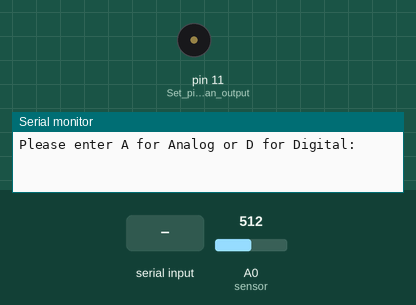
The sketch below on a simulated Arduino Uno, built with avr-gcc and run on an emulated ATmega328P. Parts: buzzer (waves = sounding), the last lines printed to the serial monitor. The test bench sets the inputs (shaded band); at power-on: A0 (sensor) = 512.

Above: at 1.2 s.
1.3 s: "A" received over Serial
At 2.5 s:
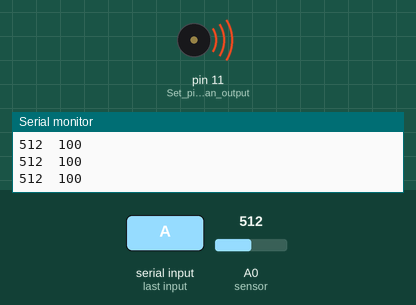
2.8 s: "1" received over Serial
At 3.3 s:
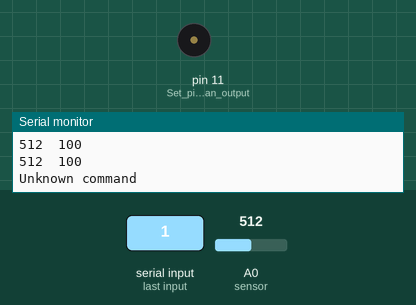
Timing chart, 0 to 5.8 s (numbered marks = the images above; inputs shaded):
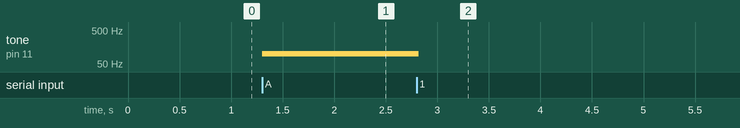

Measured:
- after the input at 1.3 s, tone on pin 11 (Set_pin_11_as_an_output): silent → 100 Hz at once
- after the input at 2.8 s, tone on pin 11 (Set_pin_11_as_an_output): 100 Hz → silent at once

The sketch:

5.ino
```cpp
int incomingByte;    // Variable to store incoming serial data
int value;           // Variable to store sensor reading

void setup() {
  pinMode(11, OUTPUT);        // Set pin 11 as an output (for buzzer or LED)
  Serial.begin(9600);         // Start serial communication at 9600 baud
  Serial.println("Please enter A for Analog or D for Digital:");  // Prompt user for input
}

void loop() {
  // Check if data is available in the Serial buffer
  if (Serial.available() > 0) {
    incomingByte = Serial.read();   // Read the incoming byte
    if (incomingByte == 'A') {
      // If 'A' is received, keep running analog mode until new input
      while (Serial.available() == 0) {
        analog();
      }
    }
    else if (incomingByte == 'D') {
      // If 'D' is received, keep running digital mode until new input
      while (Serial.available() == 0) {
        digital();
      }
    }
    else {
      // If an unknown command is received, print an error message
      Serial.println("Unknown command");
    }
  }
}

void analog() {
  value = analogRead(A0);      // Read analog value from sensor (A0)
  Serial.print(value);         // Print raw analog value
  Serial.print("\t");

  int analogValue = map(value, 512, 1023, 100, 1000);  // Map value to frequency range for tone

  tone(11, analogValue, 20);   // Generate a tone on pin 11 with the mapped frequency for 20 ms
  Serial.println(analogValue); // Print mapped analog value (frequency)
}

void digital() {
  value = analogRead(A0);      // Read analog value from sensor (A0)
  Serial.print(value);         // Print raw analog value
  Serial.print("\t");

  boolean digitalValue = map(value, 0, 600, HIGH, LOW);  // Map value to HIGH/LOW digital output

  digitalWrite(11, digitalValue); // Set pin 11 HIGH or LOW based on mapped value
  Serial.println(digitalValue);   // Print digital value (1 or 0)
}
```
